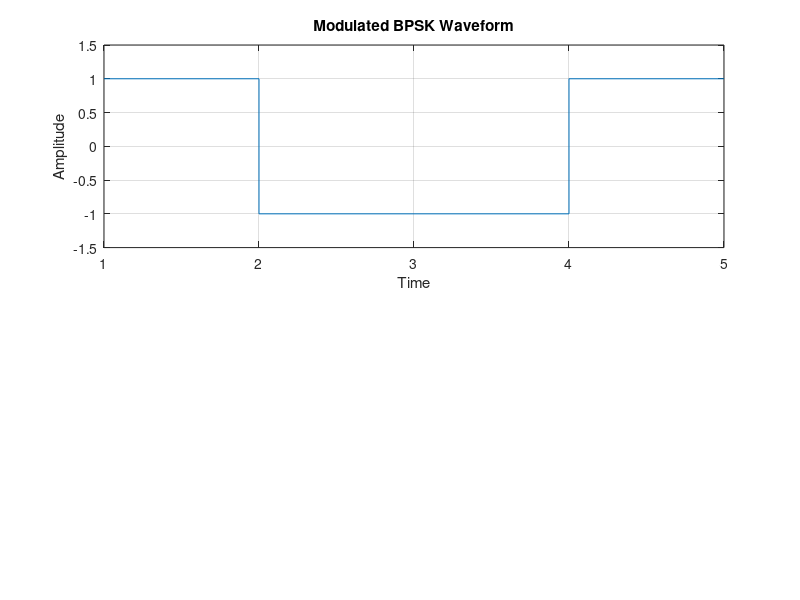

MATLAB code to generate this figure: (Note: this script raises an error after producing the figure.)
%% Prelab6 Problem 2.2.f
% Define the number of samples per bit
N = 8;
% Generate a random bit sequence
bit_sequence = [1 0 0 1 1]; % Generating a sequence of 10 bits

% Modulate the bit sequence using BPSK
% Map 0 to -1 and 1 to 1
bpsk_signal = 2 * bit_sequence - 1;

% Flatten the array
bpsk_signal = bpsk_signal(:)'; 

% Time vector for plotting
t = 1:length(bpsk_signal);

% Plotting the modulated BPSK waveform
figure(1);
subplot(2, 1, 1);
stairs(t, bpsk_signal);
title('Modulated BPSK Waveform');
xlabel('Time');
ylabel('Amplitude');
axis([1 length(bpsk_signal) -1.5 1.5]);
grid on;

% IFFT BPSK using the F^-1 matrix
[idft_twiddle_factors_mat] = calc_idft_twiddle_factors([1 1 1 1 1 1 1 1]);
temp = zeros(8,5);
temp(2,:) = bpsk_signal;
modulated_bpsk =  idft_twiddle_factors_mat * temp ;
moduladated_bpsk_vec = reshape(modulated_bpsk,1,[]);

subplot(2, 1, 2);
plot(real(moduladated_bpsk_vec));
title('Real Part  Modulated BPSK Waveform');
xlabel('Samples');
ylabel('Amplitude');
grid on;

